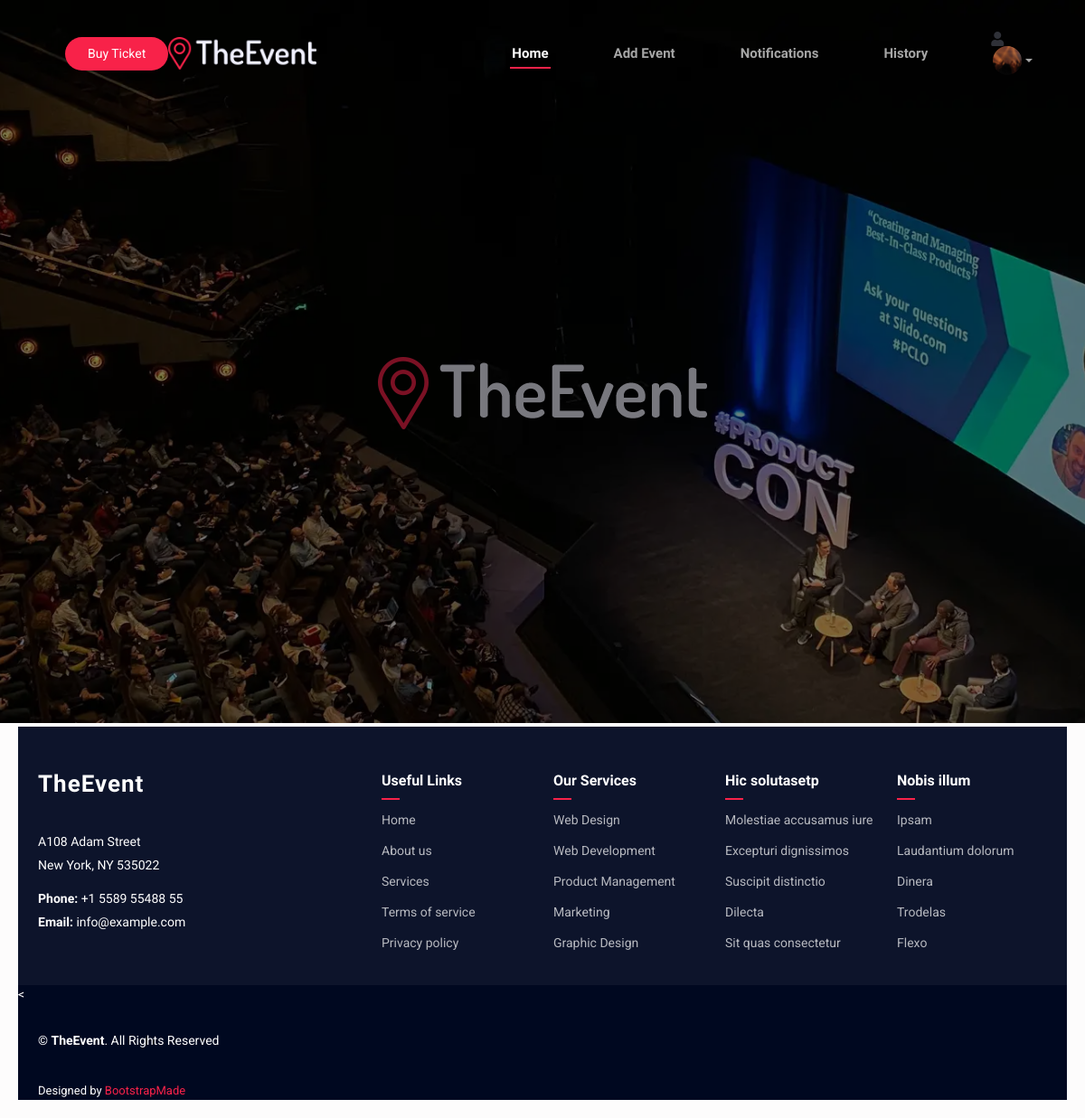
The page /organizer/org_home/ (signed in) on the database as committed earlier.
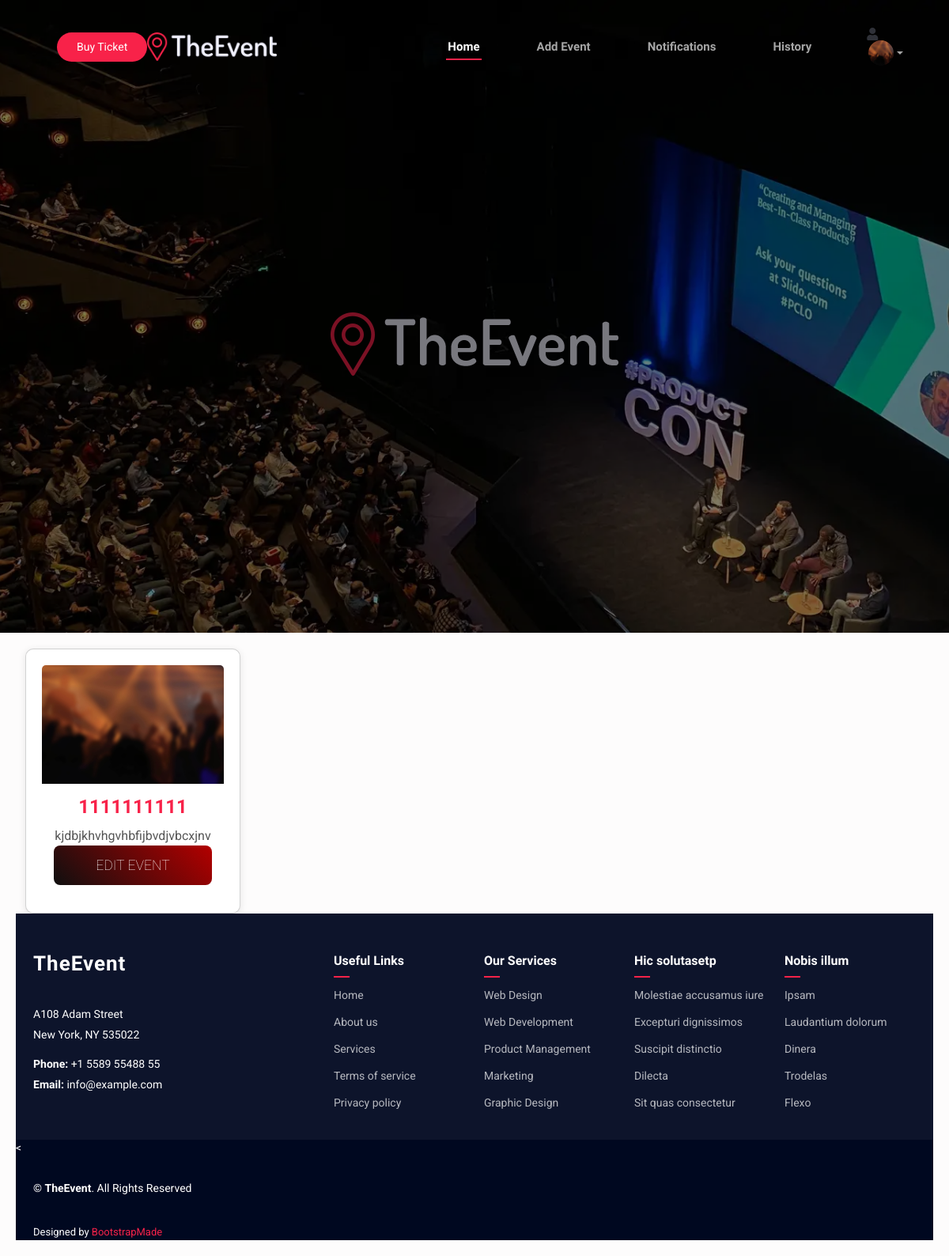
The same page on the database as committed later.
### adminpanel/models.py (models this page shows, shortened)
class Event(models.Model):
    EVENT_TYPE_CHOICES = [
        ('movie', 'Movie'),
        ('event', 'Event'),
        ('play', 'Play'),
        ('activity', 'Activity'),
        ('sport', 'Sport'),
    ]
    STATUS_CHOICES = [
        ('visible', 'Visible'),
        ('hidden', 'Hidden'),
        ('draft', 'Draft')
    ]
    organizer = models.ForeignKey(Profile, on_delete=models.CASCADE, limit_choices_to={'role': 'organizer'})
    event_type = models.CharField(max_length=20, choices=EVENT_TYPE_CHOICES, default='event')
    title = models.CharField(max_length=255)
    description = models.TextField()
    date = models.DateField()
    start_time = models.TimeField()
    end_time = models.TimeField()
    event_image = models.ImageField(upload_to='event_image/', blank = True, null=True)
    location = models.CharField(max_length=255)
    is_cancelled = models.BooleanField(default=False)
    is_approved = models.BooleanField(default=False)
    status = models.CharField(max_length=20, default='hidden')
    venue = models.ForeignKey(Venue, on_delete=models.SET_NULL, null=True)
    price_standard = models.DecimalField(max_digits=10, decimal_places=2)
    price_premium = models.DecimalField(max_digits=10, decimal_places=2)
    seats_available_standard = models.PositiveIntegerField(default=0)
    seats_available_premium = models.PositiveIntegerField(default=0)
    quantity_sold_standard = models.PositiveIntegerField(default=0)
    quantity_sold_premium = models.PositiveIntegerField(default=0)

### organizer/views.py (the view)
# urls.py: path('org_home/', org_home, name = 'org_home'),
@login_required(login_url='/404/')
def org_home(request):
    update_event_status()
    events = Event.objects.filter(organizer=request.user.profile, status='visible').order_by('-date')
    return render(request, 'organizer/org_home.html', {'events': events} )

### organizer/views.py (called while the page is built)
def update_event_status():
    events = Event.objects.filter(status__in=['visible', 'hidden'])
    today = timezone.now().date()
    for event in events:
        if event.date < today:
            event.status = 'draft'
            event.save()

### organizer/templates/organizer/org_home.html (shortened to what this page needs)
{% extends 'organizer/org_base.html' %}
{% load static %}
{% block content %}
<main class="main">
    <div class="page-title" data-aos="fade">
        <h1><a href="index.html" class="logo d-flex align-items-center me-auto">
            <img src="{% static 'The_event/assets/img/logo.png' %}" alt="">
          </a></h1>
    </div>
<div class="dashboard-container">
<div class="container-fluid">
  <div class="row g-3">
      {% for event in events %}
          <div class="col-md-6 col-lg-4 col-xl-3">
              <a href="{% url 'org_view_event' event.event_type event.id %}">
                  <div class="card h-100">
                      <img class="card-img-top" src="{{ event.event_image.url }}" alt="{{ event.title }}" />
                      <div class="card-body d-flex flex-column">
                          <h5 class="card-title">{{ event.title }}</h5>
                          <p class="card-text">{{ event.description|truncatewords:20 }}</p>
                          <a href="{% url 'edit_event' event_id=event.id %}" class="btn btn-primary mt-auto">Edit Event</a>
                      </div>
                  </div>
              </a>
          </div>
      {% endfor %}
  </div>
</div>
{% endblock %}

Rows that differ between the two databases and show on the page:
now on this page (row edited): Event: event_image (picture), title "1111111111", description "kjdbjkhvhgvhbfijbvdjvbcxjnv"
